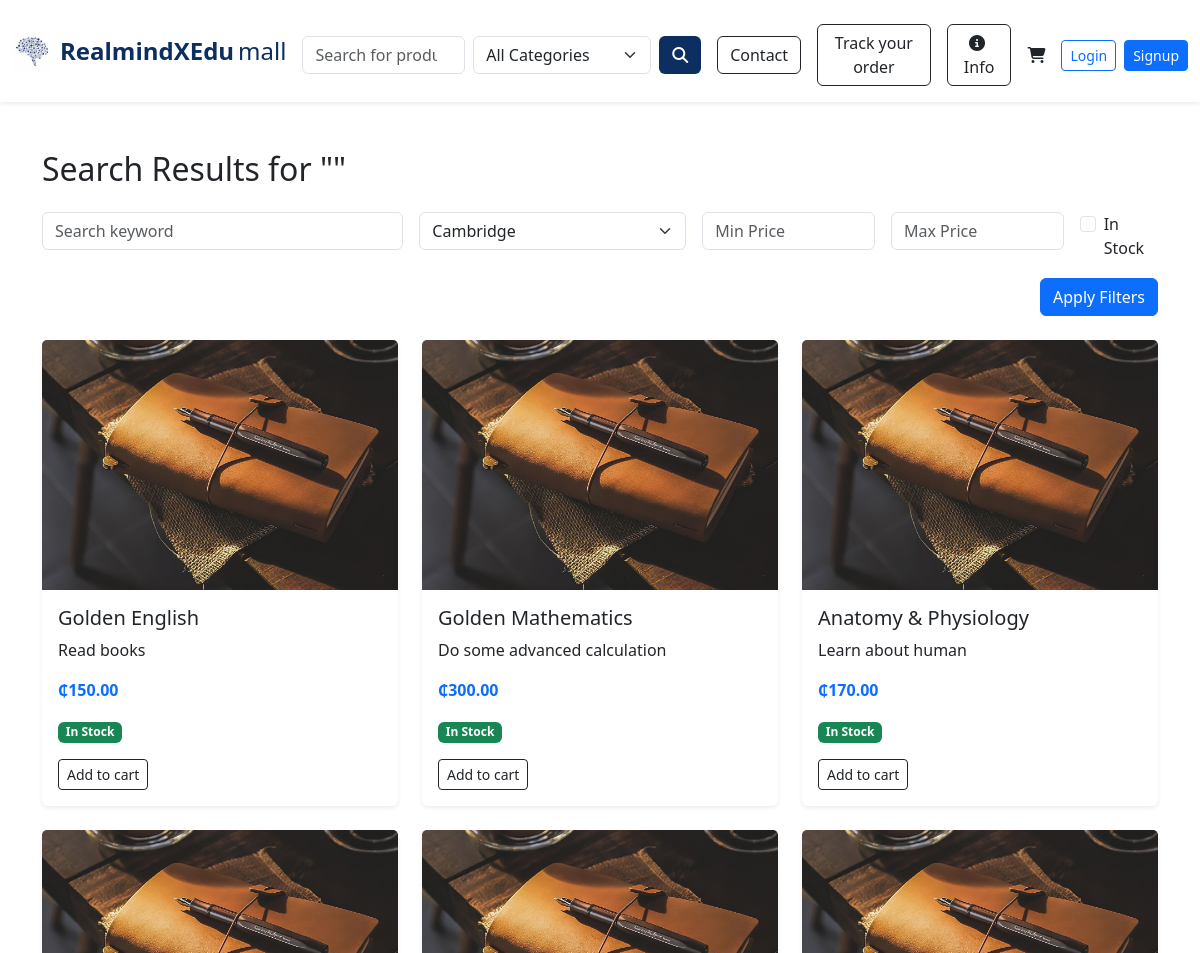
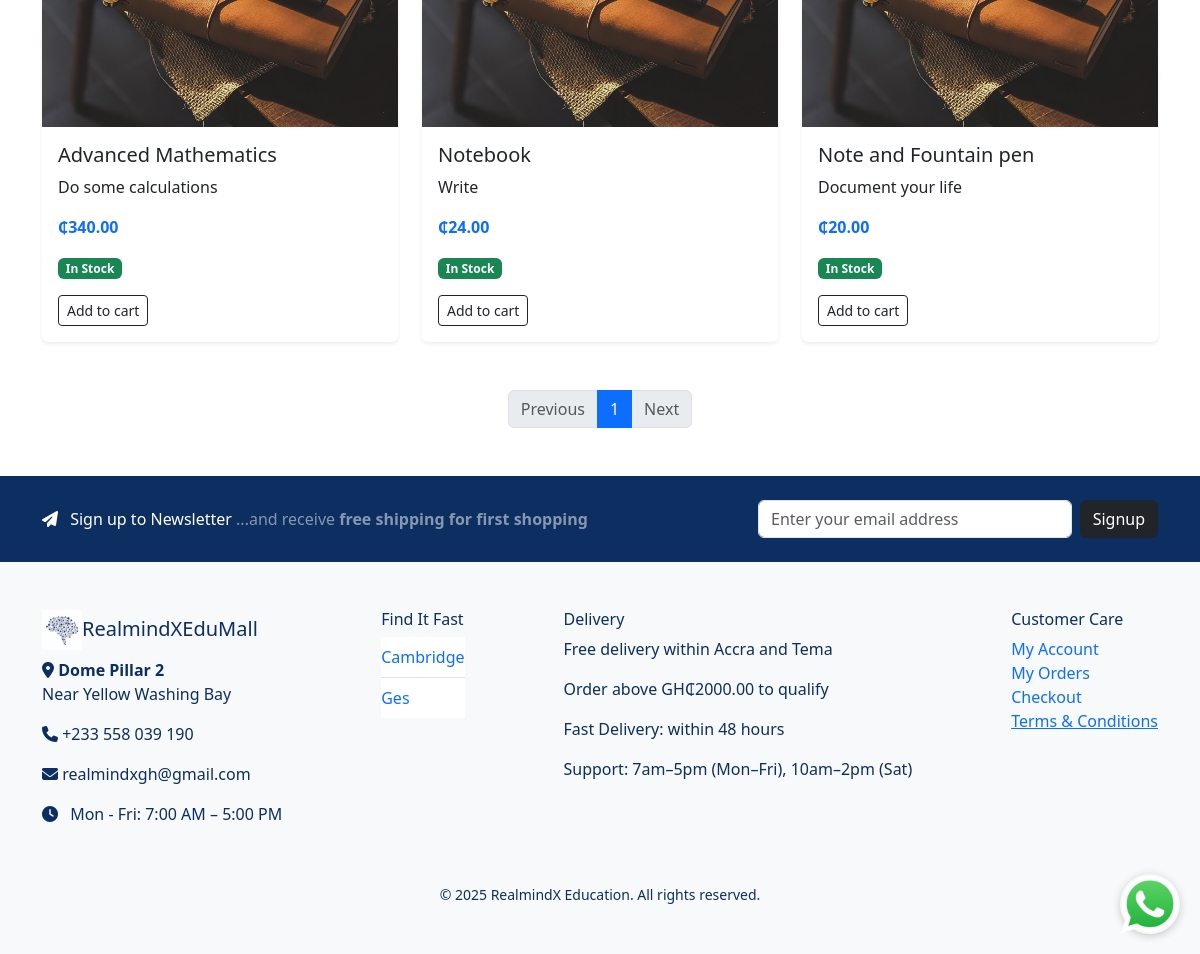
/search?category=1, run on the app's committed database (2 pictures, top to bottom).
### e_commerce/models/products.py (models this page shows, shortened)
class Product(db.Model):
    __tablename__ = 'product'  # Optional, but makes FK references safer
    id = db.Column(db.Integer, primary_key=True)
    name = db.Column(db.String(120), nullable=False)
    description = db.Column(db.Text, nullable=False)
    price = db.Column(db.Float, nullable=False)
    discount_percentage = db.Column(db.Float, default=0.0)
    image_filename = db.Column(db.String(120))
    in_stock = db.Column(db.Boolean, default=True)
    date_created = db.Column(db.DateTime, default=datetime.utcnow)
    author = db.Column(db.String(120), nullable=True)
    brand = db.Column(db.String(120), nullable=True)
    grade = db.Column(db.String(50), nullable=True)
    level = db.Column(db.String(50), nullable=True)
    subject = db.Column(db.String(100), nullable=True)
    ratings = db.relationship('ProductRating', back_populates='product', lazy=True)
    category_id = db.Column(db.Integer, db.ForeignKey('category.id'))
    category = db.relationship('Category', back_populates='products')
    order_items = db.relationship('OrderItem', backref='product', lazy=True)

### e_commerce/models/category.py (models this page shows)
class Category(db.Model):
    id = db.Column(db.Integer, primary_key=True)
    name = db.Column(db.String(100), nullable=False, unique=True)
    products = db.relationship('Product', back_populates='category', lazy=True)

### e_commerce/routes/main_routes.py (the view)
@main_bp.route('/search')
def search():
    query = request.args.get('q', '').strip()
    category_id = request.args.get('category', type=int)
    min_price = request.args.get('min_price', type=float)
    max_price = request.args.get('max_price', type=float)
    in_stock = request.args.get('in_stock') == '1'
    page = request.args.get('page', 1, type=int)
    per_page = 6  # You can customize or make it dynamic
    products_query = Product.query.filter(
        db.or_(
            Product.name.ilike(f"%{query}%"),
            Product.author.ilike(f"%{query}%"),
            Product.brand.ilike(f"%{query}%"),
            Product.subject.ilike(f"%{query}%"),
            Product.grade.ilike(f"%{query}"),
            Product.level.ilike(f"%{query}")
        )
    )
    if category_id:
        products_query = products_query.filter_by(category_id=category_id)
    if min_price is not None:
        products_query = products_query.filter(Product.price >= min_price)
    if max_price is not None:
        products_query = products_query.filter(Product.price <= max_price)
    if in_stock:
        products_query = products_query.filter_by(in_stock=True)
    products = products_query.order_by(Product.date_created.desc()).paginate(
        page=page,
        per_page=per_page,
        error_out=False
    )
    categories = Category.query.order_by(Category.name).all()
    return render_template(
        'search_results.html',
        products=products,
        query=query,
        categories=categories
    )

### e_commerce/templates/search_results.html (shortened to what this page needs)
{% extends "index.html" %}
{% block content %}
<div class="container my-5">
  <h2 class="mb-4">Search Results for "{{ query }}"</h2>
  <form method="GET" action="{{ url_for('main.search') }}" class="row g-3 mb-4">
    <div class="col-md-4">
      <input type="text" name="q" value="{{ request.args.get('q', '') }}" class="form-control" placeholder="Search keyword">
    </div>
    <div class="col-md-3">
      <select name="category" class="form-select">
        {% for cat in categories %}
        <option value="{{ cat.id }}" {% if request.args.get('category') == cat.id|string %}selected{% endif %}>
          {{ cat.name }}
        </option>
        {% endfor %}
      </select>
    </div>
    <div class="col-md-2">
      <input type="number" name="min_price" step="0.01" value="{{ request.args.get('min_price') }}" class="form-control" placeholder="Min Price">
    </div>
    <div class="col-md-2">
      <input type="number" name="max_price" step="0.01" value="{{ request.args.get('max_price') }}" class="form-control" placeholder="Max Price">
    </div>
    <div class="col-md-1 d-flex align-items-center">
      <div class="form-check">
        <input class="form-check-input" type="checkbox" name="in_stock" value="1" {% if request.args.get('in_stock') %}checked{% endif %}>
        <label class="form-check-label">In Stock</label>
      </div>
    </div>
    <div class="col-12 text-end">
      <button class="btn btn-primary" type="submit">Apply Filters</button>
    </div>
  </form>
  {% if products.items %}
    <div class="row">
      {% for product in products.items %}
        <div class="col-md-4 mb-4">
          <div class="card h-100 shadow-sm border-0">
            <div class="position-relative" style="height: 250px;">
              <img
                src="{{ url_for('static', filename='uploads/' ~ product.image_filename) }}"
                class="card-img-top"
                alt="{{ product.name }}"
                style="height: 100%; object-fit: cover;"
              >
            </div>
            <div class="card-body">
              <h5 class="card-title">{{ product.name }}</h5>
              <p class="card-text">{{ product.description[:100] }}{% if product.description|length > 100 %}...{% endif %}</p>
              <p class="text-primary fw-bold">₵{{ '%.2f'|format(product.price) }}</p>
              {% if product.in_stock %}
                <span class="badge bg-success mb-2">In Stock</span>
              {% else %}
                <span class="badge bg-danger mb-2">Out of Stock</span>
              {% endif %}
              <br>
              {% if product.in_stock %}
              <form method="POST" action="{{ url_for('cart.add_to_cart', product_id=product.id) }}">
                <button type="submit" class="btn btn-outline-dark btn-sm mt-2">Add to cart</button>
              </form>
              {% else %}
              <button class="btn btn-outline-dark btn-sm mt-2" disabled>Add to cart</button>
              {% endif %}
            </div>
          </div>
        </div>
      {% endfor %}
    </div>
    <nav aria-label="Search result pages">
      <ul class="pagination justify-content-center mt-4">
        {% if products.has_prev %}
          <li class="page-item">
            <a class="page-link" href="{{ url_for('main.search', page=products.prev_num, **request.args.to_dict()) }}">Previous</a>
          </li>
        {% else %}
          <li class="page-item disabled"><span class="page-link">Previous</span></li>
        {% endif %}
        {% for p in products.iter_pages(left_edge=1, right_edge=1, left_current=1, right_current=2) %}
          {% if p %}
            <li class="page-item {% if p == products.page %}active{% endif %}">
              <a class="page-link" href="{{ url_for('main.search', page=p, **request.args.to_dict()) }}">{{ p }}</a>
            </li>
          {% else %}
            <li class="page-item disabled"><span class="page-link">…</span></li>
          {% endif %}
        {% endfor %}
        {% if products.has_next %}
          <li class="page-item">
            <a class="page-link" href="{{ url_for('main.search', page=products.next_num, **request.args.to_dict()) }}">Next</a>
          </li>
        {% else %}
          <li class="page-item disabled"><span class="page-link">Next</span></li>
        {% endif %}
      </ul>
    </nav>
  {% else %}
    <div class="alert alert-warning text-center">No products found for "{{ query }}"</div>
  {% endif %}
</div>
{% endblock %}

### e_commerce/templates/index.html (shortened to what this page needs)
<!DOCTYPE html>
<html lang="en">
<head>
  <link href="https://cdn.jsdelivr.net/npm/bootstrap@5.3.3/dist/css/bootstrap.min.css" rel="stylesheet">
  <link rel="stylesheet" href="https://cdnjs.cloudflare.com/ajax/libs/font-awesome/6.6.0/css/all.min.css">
</head>
<body>
<nav class="navbar navbar-expand-lg navbar-light bg-white shadow-sm py-3">
  <div class="container-fluid">
    <a class="navbar-brand d-flex align-items-center" href="{{ url_for('main.home') }}">
      <img src="{{ url_for('static', filename='images/brain.jpg') }}" alt="Logo" width="40" class="me-2">
      <div class="d-flex align-items-baseline fs-4" style="color: #0C2E60;">
        <strong class="me-1">RealmindXEdu</strong><span>mall</span>
      </div>
    </a>
    <div class="collapse navbar-collapse d-none d-lg-flex justify-content-between mt-2">
      <div class="d-flex align-items-center w-100">
        {% if not current_user.is_authenticated %}
        <form method="GET" action="{{ url_for('main.search') }}" class="d-flex w-50 me-3">
          <input class="form-control me-2" type="search" name="q" placeholder="Search for products, author, level..." autocomplete="off">
          <select name="category" class="form-select me-2">
            <option value="">All Categories</option>
          </select>
          <button class="btn text-white" style="background-color: #0C2E60;"><i class="fas fa-search"></i></button>
        </form>
        {% endif %}
        <div class="d-flex align-items-center ms-auto">
          {% if not current_user.is_authenticated %}
            <a href="{{ url_for('main.contact') }}" class="btn btn-outline-dark me-3">Contact</a>
            <a href="{{ url_for('main.track_order') }}" class="btn btn-outline-dark me-3">Track your order</a>
            <a href="{{ url_for('main.info') }}" class="btn btn-outline-dark me-3"><i class="fas fa-info-circle me-1"></i> Info</a>
            <a href="{{ url_for('cart.view_cart') }}" class="text-dark position-relative me-3">
              <i class="fas fa-shopping-cart"></i>
            </a>
            <a href="{{ url_for('auth.login') }}" class="btn btn-outline-primary btn-sm me-2">Login</a>
            <a href="{{ url_for('auth.user_signup') }}" class="btn btn-primary btn-sm">Signup</a>
          {% else %}
            <span class="me-3">Welcome, {{ current_user.username }}</span>
            <a class="nav-link me-3" href="{{ url_for('main.purchased_products') }}"><i class="fas fa-box-open me-1"></i> My Orders</a>
            <a href="{{ url_for('auth.logout') }}" class="btn btn-outline-danger btn-sm">Logout</a>
          {% endif %}
        </div>
      </div>
    </div>
  </div>
</nav>
<main>
  {% block content %}{% endblock %}
</main>
<section class="text-white py-4" style="background-color: #0C2E60;">
  <div class="container d-flex flex-column flex-md-row justify-content-between align-items-center">
    <p class="mb-3 mb-md-0 fs-6">
      <i class="fas fa-paper-plane me-2"></i> Sign up to Newsletter
      <span class="text-white-50">...and receive <strong>free shipping for first shopping</strong></span>
    </p>
    <form method="POST" action="{{ url_for('main.subscribe_newsletter') }}" class="d-flex" style="max-width: 400px; width: 100%;">
      <input type="email" name="email" class="form-control me-2" placeholder="Enter your email address" required>
      <button class="btn btn-dark" type="submit">Signup</button>
    </form>
  </div>
</section>
<footer class="bg-light py-5" style="color: #0C2E60;">
  <div class="container d-flex flex-wrap justify-content-between">
    <div class="mb-4">
      <h5><img src="{{ url_for('static', filename='images/brain.jpg') }}" width="40"><span style="color: #0C2E60;">RealmindXEduMall</span></h5>
      <p><i class="fa fa-map-marker-alt"></i> <strong>Dome Pillar 2</strong><br>Near Yellow Washing Bay</p>
      <p><i class="fa fa-phone"></i> +233 558 039 190</p>
      <p><i class="fa fa-envelope"></i> realmindxgh@gmail.com</p>
      <p><i class="fa fa-clock me-2"></i> Mon - Fri: 7:00 AM – 5:00 PM</p>
    </div>
    <div>
      <h6>Find It Fast</h6>
      <ul class="list-group list-group-flush">
        {% for cat in categories %}
          <li class="list-group-item px-0">
            <a href="{{ url_for('main.search', category=cat.id) }}" class="text-decoration-none">{{ cat.name }}</a>
          </li>
        {% endfor %}
      </ul>
    </div>
    <div>
      <h6>Delivery</h6>
      <p>Free delivery within Accra and Tema</p>
      <p>Order above GH₵2000.00 to qualify</p>
      <p>Fast Delivery: within 48 hours</p>
      <p>Support: 7am–5pm (Mon–Fri), 10am–2pm (Sat)</p>
    </div>
    <div>
      <h6>Customer Care</h6>
      <ul class="list-unstyled">
        <li><a href="{{ url_for('auth.login') }}" class="text-decoration-none" >My Account</a></li>
        <li><a href="{{ url_for('auth.login') }}" class="text-decoration-none">My Orders</a></li>
        <li><a href="{{ url_for('cart.checkout') }}" class="text-decoration-none">Checkout</a></li>
        <li><a href="#">Terms & Conditions</a></li>
      </ul>
    </div>
  </div>
  <div class="text-center mt-3">
    <small id="copyright"></small>
  </div>
</footer>
<a href="https://wa.me/233558099689" class="whatsapp-float" target="_blank" style="position: fixed;
  bottom: 20px;
  right: 20px;
  z-index: 9999;
  background-color: transparent;
  border-radius: 50%;
  box-shadow: 0 2px 8px rgba(0,0,0,0.2);
  transition: transform 0.2s ease-in-out;">
    <img src="{{ url_for('static', filename='images/whatsapp.png') }}" alt="WhatsApp" width="60">
</a>
</body>
</html>

### data on the page
Product: image_filename (picture), name "Golden English", description "Read books", price "150.00", in_stock "In Stock"
Product: image_filename (picture), name "Golden Mathematics", description "Do some advanced calculation", price "300.00", in_stock "In Stock"
Product: image_filename (picture), name "Anatomy & Physiology", description "Learn about human", price "170.00", in_stock "In Stock"
Product: image_filename (picture), name "Advanced Mathematics", description "Do some calculations", price "340.00", in_stock "In Stock"
Product: image_filename (picture), name "Notebook", description "Write", price "24.00", in_stock "In Stock"
Product: image_filename (picture), name "Note and Fountain pen", description "Document your life", price "20.00", in_stock "In Stock"
Category: name "Cambridge"
Category: name "Ges"

### other printed values
{{ p }} "1"
form field category "Cambridge"
